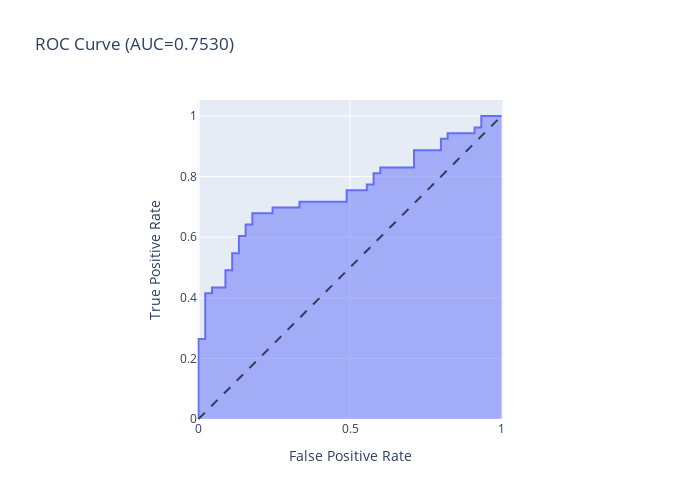

Source (notebook cell):
### Code cell
import matplotlib.pyplot as plt
import seaborn as sns
from sklearn.metrics import confusion_matrix, classification_report, auc,  roc_curve
import plotly.express as px


fpr, tpr, thresholds = roc_curve(y, preds)
fig = px.area(
    x=fpr, y=tpr,
    title=f'ROC Curve (AUC={auc(fpr, tpr):.4f})',
    labels=dict(x='False Positive Rate', y='True Positive Rate'),
    width=700, height=500
)
fig.add_shape(
    type='line', line=dict(dash='dash'),
    x0=0, x1=1, y0=0, y1=1
)

fig.update_yaxes(scaleanchor="x", scaleratio=1)
fig.update_xaxes(constrain='domain')
fig.show()

### Figure 1 — Plotly figure (JSON) as saved in the notebook; plotly's stock layout.template omitted (floating-point values rounded to 4 significant figures)
{"data": [{"hovertemplate": "False Positive Rate=%{x}<br>True Positive Rate=%{y}<extra></extra>", "legendgroup": "", "line": {"color": "#636efa"}, "marker": {"symbol": "circle"}, "mode": "lines", "name": "", "orientation": "v", "showlegend": false, "stackgroup": "1", "type": "scatter", "x": [0, 0, 0, 0.02222, 0.02222, 0.04444, 0.04444, 0.08889, 0.08889, 0.1111, 0.1111, 0.1333, 0.1333, 0.1556, 0.1556, 0.1778, 0.1778, 0.2444, 0.2444, 0.3333, 0.3333, 0.4889, 0.4889, 0.5556, 0.5556, 0.5778, 0.5778, 0.6, 0.6, 0.7111, 0.7111, 0.8, 0.8, 0.8222, 0.8222, 0.9111, 0.9111, 0.9333, 0.9333, 1], "xaxis": "x", "y": [0, 0.01887, 0.2642, 0.2642, 0.4151, 0.4151, 0.434, 0.434, 0.4906, 0.4906, 0.5472, 0.5472, 0.6038, 0.6038, 0.6415, 0.6415, 0.6792, 0.6792, 0.6981, 0.6981, 0.717, 0.717, 0.7547, 0.7547, 0.7736, 0.7736, 0.8113, 0.8113, 0.8302, 0.8302, 0.8868, 0.8868, 0.9245, 0.9245, 0.9434, 0.9434, 0.9623, 0.9623, 1, 1], "yaxis": "y"}], "layout": {"height": 500, "legend": {"tracegroupgap": 0}, "shapes": [{"line": {"dash": "dash"}, "type": "line", "x0": 0, "x1": 1, "y0": 0, "y1": 1}], "title": {"text": "ROC Curve (AUC=0.7530)"}, "width": 700, "xaxis": {"anchor": "y", "constrain": "domain", "domain": [0, 1], "title": {"text": "False Positive Rate"}}, "yaxis": {"anchor": "x", "domain": [0, 1], "scaleanchor": "x", "scaleratio": 1, "title": {"text": "True Positive Rate"}}}}
